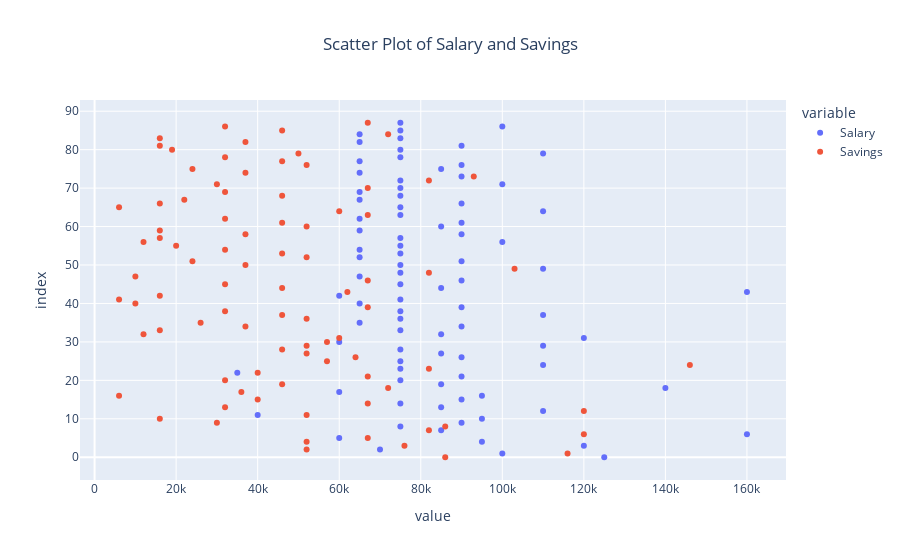

The cell this chart's notebook holds for it:
### Markdown cell above
d) Generate a scatter plot comparing 'Salary' and 'Savings' columns.

### Code cell
#d) (1)
px.scatter(data_frame=data,x=["Salary","Savings"], 
           title = "Scatter Plot of Salary and Savings").update_layout(title_x = 0.5)

### Figure 1 — Plotly figure (JSON) as saved in the notebook; plotly's stock layout.template omitted (floating-point values rounded to 4 significant figures)
{"data": [{"hovertemplate": "variable=Salary<br>value=%{x}<br>index=%{y}<extra></extra>", "legendgroup": "Salary", "marker": {"color": "#636efa", "symbol": "circle"}, "mode": "markers", "name": "Salary", "orientation": "h", "showlegend": true, "type": "scatter", "x": [125000, 100000, 70000, 120000, 95000, 60000, 160000, 85000, 75000, 90000, 95000, 40000, 110000, 85000, 75000, 90000, 95000, 60000, 140000, 85000, 75000, 90000, 35000, 75000, 110000, 75000, 90000, 85000, 75000, 110000, 60000, 120000, 85000, 75000, 90000, 65000, 75000, 110000, 75000, 90000, 65000, 75000, 60000, 160000, 85000, 75000, 90000, 65000, 75000, 110000, 75000, 90000, 65000, 75000, 65000, 75000, 100000, 75000, 90000, 65000, 85000, 90000, 65000, 75000, 110000, 75000, 90000, 65000, 75000, 65000, 75000, 100000, 75000, 90000, 65000, 85000, 90000, 65000, 75000, 110000, 75000, 90000, 65000, 75000, 65000, 75000, 100000, 75000], "xaxis": "x", "y": [0, 1, 2, 3, 4, 5, 6, 7, 8, 9, 10, 11, 12, 13, 14, 15, 16, 17, 18, 19, 20, 21, 22, 23, 24, 25, 26, 27, 28, 29, 30, 31, 32, 33, 34, 35, 36, 37, 38, 39, 40, 41, 42, 43, 44, 45, 46, 47, 48, 49, 50, 51, 52, 53, 54, 55, 56, 57, 58, 59, 60, 61, 62, 63, 64, 65, 66, 67, 68, 69, 70, 71, 72, 73, 74, 75, 76, 77, 78, 79, 80, 81, 82, 83, 84, 85, 86, 87], "yaxis": "y"}, {"hovertemplate": "variable=Savings<br>value=%{x}<br>index=%{y}<extra></extra>", "legendgroup": "Savings", "marker": {"color": "#EF553B", "symbol": "circle"}, "mode": "markers", "name": "Savings", "orientation": "h", "showlegend": true, "type": "scatter", "x": [86000, 116000, 52000, 76000, 52000, 67000, 120000, 82000, 86000, 30000, 16000, 52000, 120000, 32000, 67000, 40000, 6000, 36000, 72000, 46000, 32000, 67000, 40000, 82000, 146000, 57000, 64000, 52000, 46000, 52000, 57000, 60000, 12000, 16000, 37000, 26000, 52000, 46000, 32000, 67000, 10000, 6000, 16000, 62000, 46000, 32000, 67000, 10000, 82000, 103000, 37000, 24000, 52000, 46000, 32000, 20000, 12000, 16000, 37000, 16000, 52000, 46000, 32000, 67000, 60000, 6000, 16000, 22000, 46000, 32000, 67000, 30000, 82000, 93000, 37000, 24000, 52000, 46000, 32000, 50000, 19000, 16000, 37000, 16000, 72000, 46000, 32000, 67000], "xaxis": "x", "y": [0, 1, 2, 3, 4, 5, 6, 7, 8, 9, 10, 11, 12, 13, 14, 15, 16, 17, 18, 19, 20, 21, 22, 23, 24, 25, 26, 27, 28, 29, 30, 31, 32, 33, 34, 35, 36, 37, 38, 39, 40, 41, 42, 43, 44, 45, 46, 47, 48, 49, 50, 51, 52, 53, 54, 55, 56, 57, 58, 59, 60, 61, 62, 63, 64, 65, 66, 67, 68, 69, 70, 71, 72, 73, 74, 75, 76, 77, 78, 79, 80, 81, 82, 83, 84, 85, 86, 87], "yaxis": "y"}], "layout": {"legend": {"title": {"text": "variable"}, "tracegroupgap": 0}, "title": {"text": "Scatter Plot of Salary and Savings", "x": 0.5}, "xaxis": {"anchor": "y", "domain": [0, 1], "title": {"text": "value"}}, "yaxis": {"anchor": "x", "domain": [0, 1], "title": {"text": "index"}}}}
